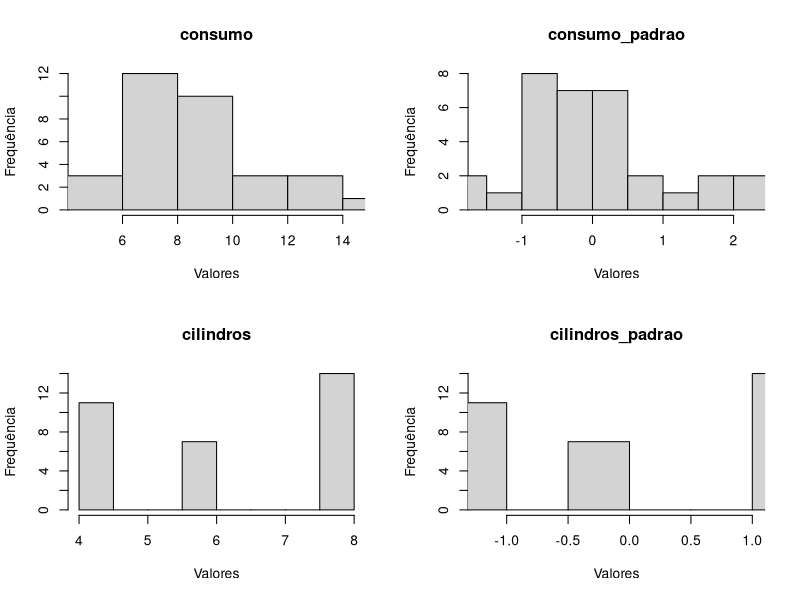
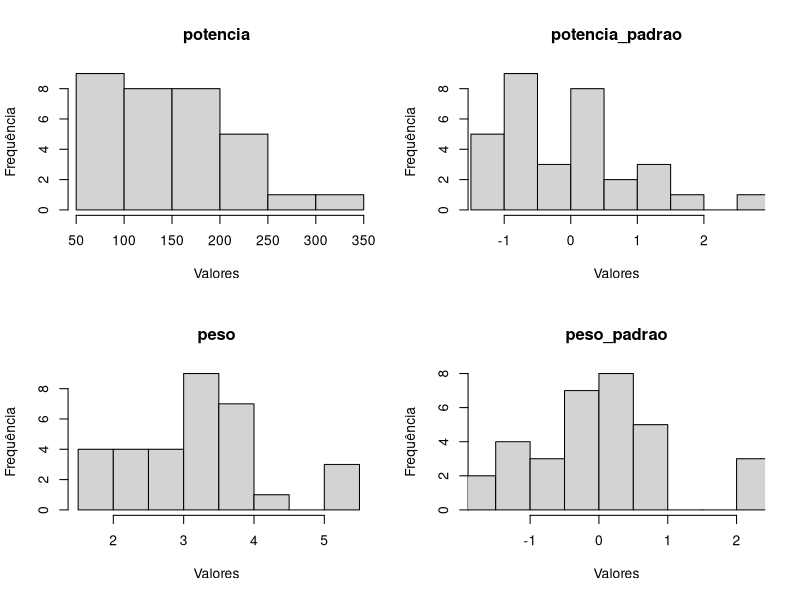

Write R code to recreate these figures, in order.
# chamando biblioteca tidyverse
library("tidyverse")

# ampliando base de dados sobre veículos (base nativa do R - mtcars)
base_carros <- mtcars %>%
  select(consumo = mpg, cilindros = cyl, potencia = hp, peso = wt) %>%
  mutate(consumo = consumo*0.4251428571, potencia = round(potencia*1.01387)) # convertendo medidas
# milhas por galao para km por litro e hp para cv

# criando uma função para padronizar uma variável
padronizar = function(a) {
  if (is.numeric(a) == FALSE) {
    print("Variável não é numérica")
  } else {
    a <- (a-mean(a))/sd(a)
    return(a)
  }
}

# iniciando janela (2,2)
par(mfrow = c(2, 2))

# setando uma semente
set.seed(417)

# usando apply para preservar a estrutura de data frame
base_carros_padrao <- apply(base_carros, 2, padronizar)

# forcando data frame para poder usar a funcao rename
base_carros_padrao <- as.data.frame(base_carros_padrao)

# renomeando as variáveis da base de carros padrao. Ajuda a comparar os histogramas
base_carros_padrao <- base_carros_padrao %>%
  rename(consumo_padrao = consumo, cilindros_padrao = cilindros, potencia_padrao = potencia, peso_padrao = peso)

# setar a variavel temporaria antes é melhor
temp <- bind_cols(base_carros, base_carros_padrao)

# plotando os histogramas da 'melhor' forma possível com loop
for (i in c(0, 2)) {
  for (j in c(1, 5, 2, 6)) { #loop duplo para colocar cada variável ao lado da padrão
    hist(temp[ , i+j],       # ficaria mais simples se bind_cols funcionasse coluna a coluna
         main = names(temp)[i+j],
         xlab = "Valores",
         ylab = 'Frequência',
         xlim = c(min(temp[ , i+j]), max(temp[ , i+j])))
  } 
  par(mfrow = c(2, 2)) # prepara a tela para mais quatro gráficos
}
